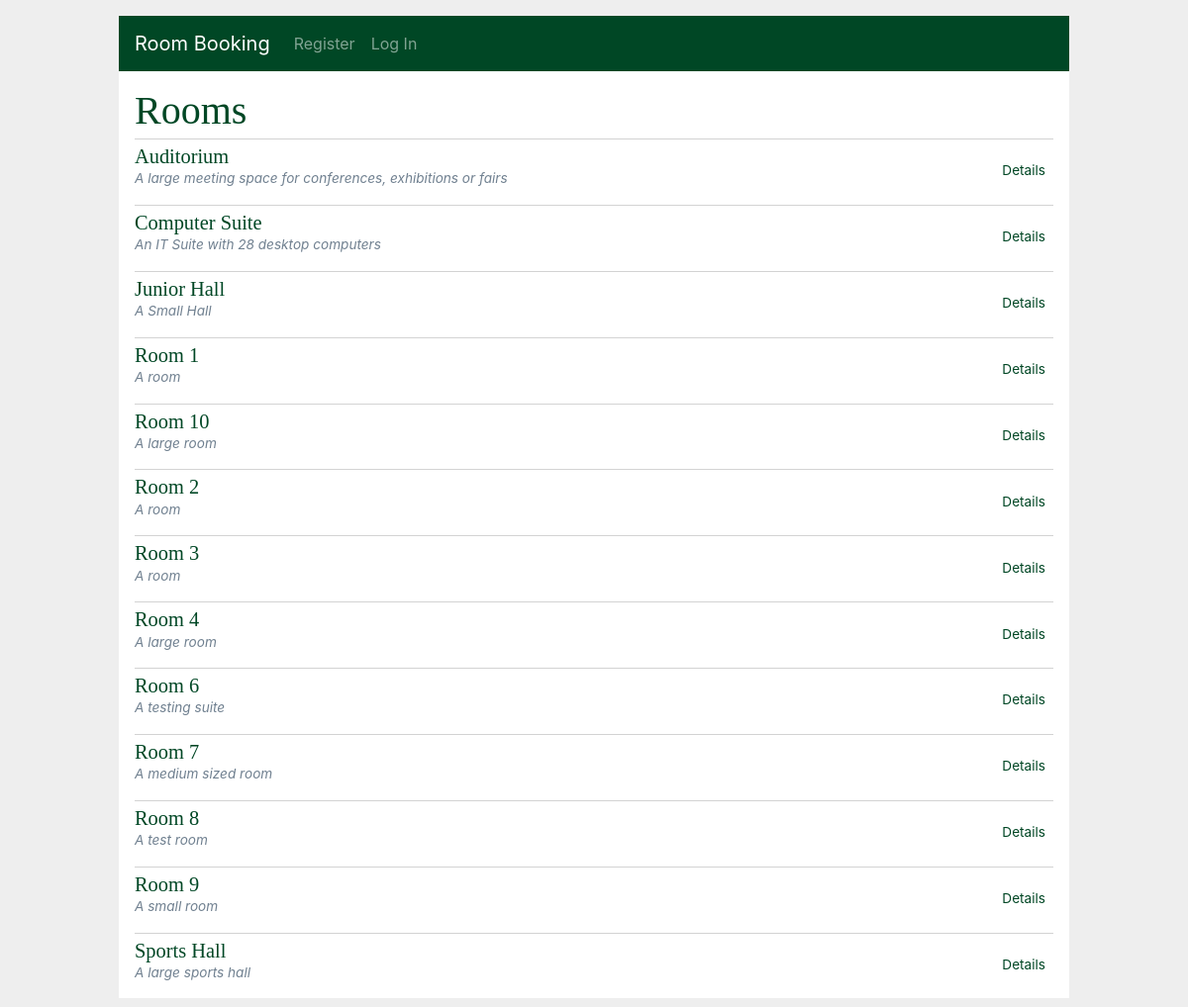
/rooms/, run on the app's committed database.
### app/models/room.py (models this page shows, shortened)
class Room(db.Model):
    __tablename__ = "rooms"
    id = db.Column(db.Integer, primary_key=True, autoincrement=True, nullable=False)
    name = db.Column(db.String(150), unique=True, nullable=False)
    description = db.Column(db.String, nullable=False)
    room_bookings = db.relationship('RoomBooking', back_populates="room", cascade='all, delete, delete-orphan')
    room_resources = db.relationship('RoomResource', back_populates="room", cascade='all, delete, delete-orphan')

### app/rooms/routes.py (the view)
@bp.route('/')
def index():
    rooms = Room.query.order_by(Room.name).all()
    return render_template('rooms/index.html', rooms=rooms)

### app/main/routes.py (called while the page is built)
@bp.before_app_request
def load_logged_in_user():
    user_id = session.get('user_id')
    if user_id is None:
        g.user = None
    else:
        g.user = User.query.filter_by(
                id=user_id).first()

### app/templates/rooms/index.html (shortened to what this page needs)
{% extends 'base.html' %}
{% block header %}
  <h1>{% block title %}Rooms{% endblock %}</h1>
{% endblock %}
{% block content %}
  {% for room in rooms %}
    <article class="booking">
      <header>
        <div>
          <a href="{{ url_for('rooms.details', id=room['id']) }}"><h1>{{ room['name'] }}</h1></a>
          <div class="about"> {{ room['description'] }}</div>
        </div>
        <div>
          <a class="action" href="{{ url_for('rooms.details', id=room['id']) }}">Details</a>
        </div>
      </header>
    </article>
    {% if not loop.last %}
      <hr style="margin-bottom: 0">
    {% endif %}
  {% endfor %}
{% endblock %}

### app/static/style.css (style rules this page uses)
html { font-family: Libre Baskerville, serif, Montserrat,sans-serif; background: #eee; padding: 1rem; }
body { max-width: 960px; margin: 0 auto; background: white; }
h1 { font-family: serif; color: #004725; margin: 1rem 0; }
a { color: #004725; }
hr { border: none; border-top: 1px solid lightgray; }
nav ul li a, nav ul li span, header .action { display: block; padding: 0.5rem; }
.booking > header { display: flex; align-items: flex-end; font-size: 0.85em; margin-top: 5px; }
.booking > header > div:first-of-type { flex: auto; }
.booking > header h1 { font-size: 1.5em; margin: 0; }
.booking .about { color: slategray; font-style: italic; }
.content > header h1 { flex: auto; margin: 1rem 0 0.25rem 0; }

### data on the page
Room: name "Auditorium", description "A large meeting space for conferences, exhibitions or fairs"
Room: name "Computer Suite", description "An IT Suite with 28 desktop computers"
Room: name "Junior Hall", description "A Small Hall"
Room: name "Room 1", description "A room"
Room: name "Room 10", description "A large room"
Room: name "Room 2", description "A room"
Room: name "Room 3", description "A room"
Room: name "Room 4", description "A large room"
Room: name "Room 6", description "A testing suite"
Room: name "Room 7", description "A medium sized room"
Room: name "Room 8", description "A test room"
Room: name "Room 9", description "A small room"
Room: name "Sports Hall", description "A large sports hall"
